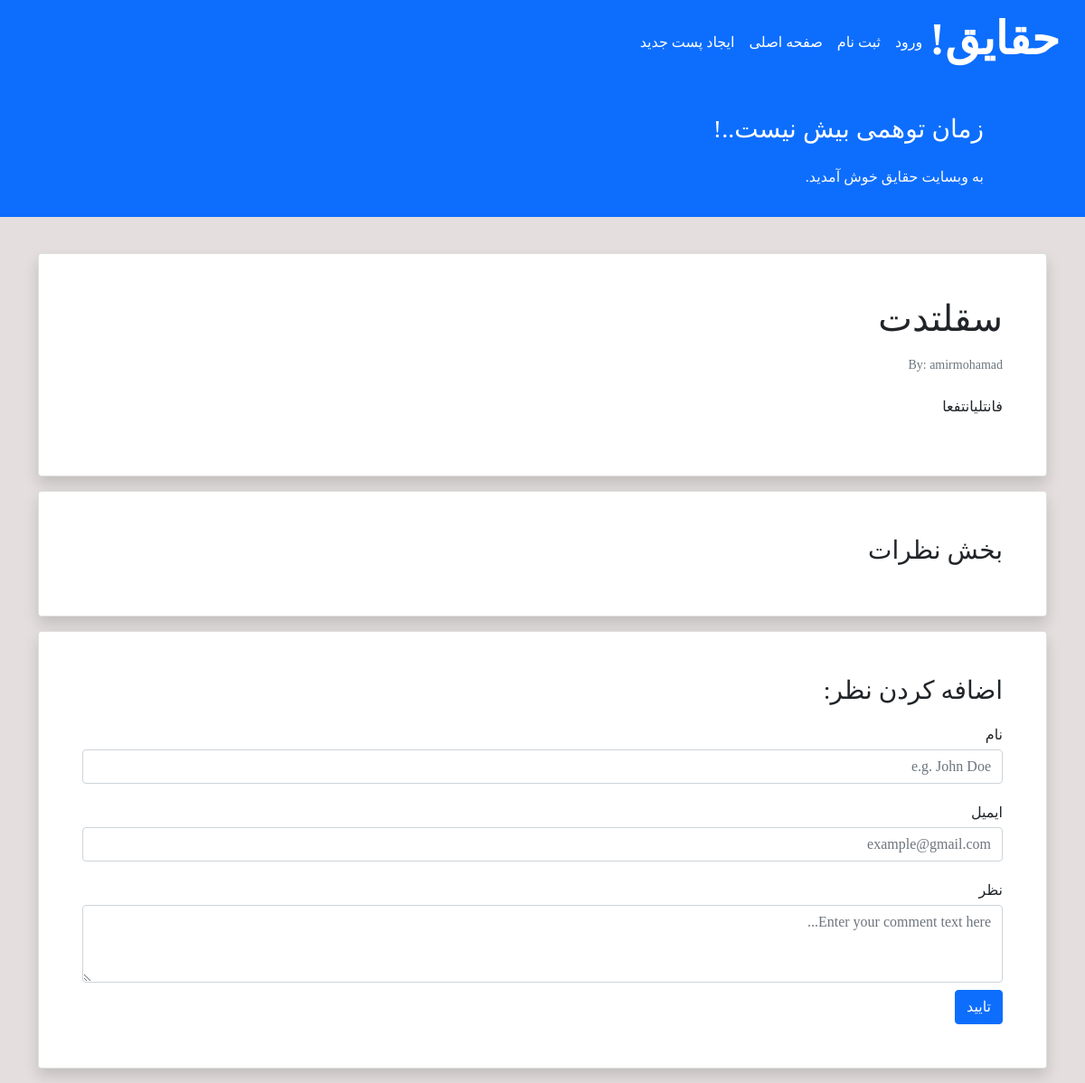
/detail/10/, run on the app's committed database.
### theory/models.py (models this page shows, shortened)
class Post(models.Model):
    STATUS_CHOICES=(
        ('pub', 'Published'),
        ('drf', 'Draft'),
    )
    title=models.CharField(max_length=100)
    text=models.TextField()
    author=models.ForeignKey('auth.User', on_delete=models.CASCADE)
    datetime_created=models.DateTimeField(auto_now_add=True)
    datetime_modified=models.DateTimeField(auto_now=True)
    status=models.CharField(choices=STATUS_CHOICES, max_length=3)

### theory/views.py (the view)
# urls.py: path('detail/<int:pk>/', views.PostDetailView.as_view(), name='post_detail'),
class PostDetailView(generic.DetailView):
    template_name = 'theory/post_detail.html'
    model = Post
    context_object_name = 'post'

### theory/templates/theory/post_detail.html (shortened to what this page needs)
{% extends '_base.html' %}
{% block content %}
    <div class="container mt-4">
        <div class="row">
            <div class="col-12">
                <div class="card shadow my-3 p-5">
                    <h1>{{ post.title }}</h1>
                    <p class="small text-muted mt-2">By: {{ post.author }}</p>
                    <p class="mt-2">{{ post.text }}</p>
                </div>
                <div class="card shadow my-3 p-5">
                    <h3>بخش نظرات</h3>
                </div>
                <div class="card shadow my-3 p-5">
                    <h3>اضافه کردن نظر:</h3>
                    <form method="POST">
                        <div class="form-group py-2">
                            <label class="py-1" for="author_name">نام</label>
                            <input type="text" class="form-control" placeholder="e.g. John Doe" name="author_name">
                        </div>
                        <div class="form-group py-2">
                            <label class="py-1" for="email">ایمیل</label>
                            <input type="email" class="form-control" placeholder="example@gmail.com" name="email">
                        </div>
                        <div class="form-group py-2">
                            <label class="py-1" for="comment_text">نظر</label>
                            <textarea class="form-control" name="text" rows="3"
                                      placeholder="Enter your comment text here..."></textarea>
                        </div>
                        <button type="submit" class="btn btn-primary">تایید</button>
                    </form>
                </div>
            </div>
        </div>
    </div>
{% endblock content %}

### templates/_base.html (style rules this page uses)
body { font-family: 'Irancell' !important; }

### data on the page
Post: title "سقلتدت", author "amirmohamad", text "فانتلیانتفعا"
